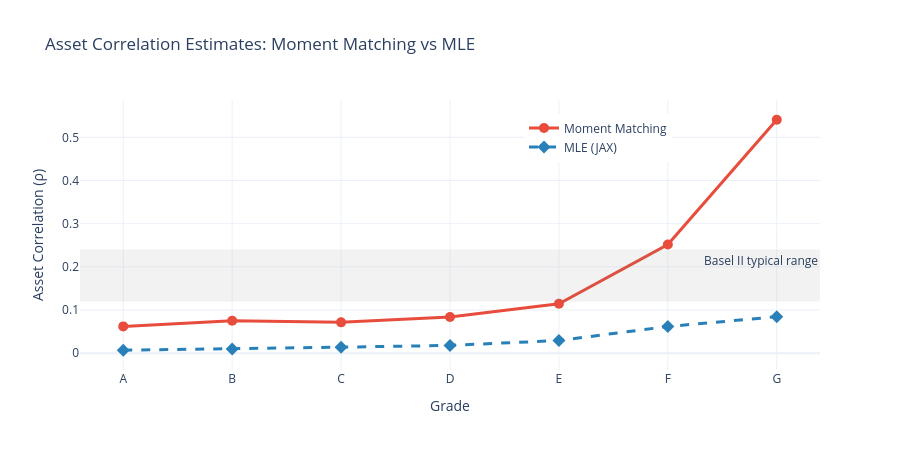

Notebook cell for this chart:
### Code cell
# Visualization: MLE vs moment-matching rho
# added Basel just because I thought it would be interesting
fig = go.Figure()

fig.add_trace(go.Scatter(
    x=grades, y=rho_moment,
    mode='lines+markers', name='Moment Matching',
    line=dict(color='#e74c3c', width=3), marker=dict(size=10)
))
fig.add_trace(go.Scatter(
    x=grades, y=rho_mle_arr,
    mode='lines+markers', name='MLE (JAX)',
    line=dict(color='#2980b9', width=3, dash='dash'), marker=dict(size=10, symbol='diamond')
))

fig.add_hrect(y0=0.12, y1=0.24, line_width=0, fillcolor="gray", opacity=0.1,
              annotation_text="Basel II typical range", annotation_position="top right")

fig.update_layout(
    title="Asset Correlation Estimates: Moment Matching vs MLE",
    xaxis_title="Grade",
    yaxis_title="Asset Correlation (ρ)",
    template="plotly_white", height=450,
    legend=dict(x=0.6, y=0.95),
    xaxis=dict(categoryorder='array', categoryarray=grades)
)

fig.show()

### Figure 1 — Plotly figure (JSON) as saved in the notebook; plotly's stock layout.template omitted (floating-point values rounded to 4 significant figures)
{"data": [{"line": {"color": "#e74c3c", "width": 3}, "marker": {"size": 10}, "mode": "lines+markers", "name": "Moment Matching", "type": "scatter", "x": ["A", "B", "C", "D", "E", "F", "G"], "y": [0.06207, 0.07531, 0.07145, 0.08387, 0.1146, 0.2517, 0.5407]}, {"line": {"color": "#2980b9", "dash": "dash", "width": 3}, "marker": {"size": 10, "symbol": "diamond"}, "mode": "lines+markers", "name": "MLE (JAX)", "type": "scatter", "x": ["A", "B", "C", "D", "E", "F", "G"], "y": [0.00686, 0.009735, 0.014, 0.0181, 0.02945, 0.06184, 0.08446]}], "layout": {"annotations": [{"showarrow": false, "text": "Basel II typical range", "x": 1, "xanchor": "right", "xref": "x domain", "y": 0.24, "yanchor": "top", "yref": "y"}], "height": 450, "legend": {"x": 0.6, "y": 0.95}, "shapes": [{"fillcolor": "gray", "line": {"width": 0}, "opacity": 0.1, "type": "rect", "x0": 0, "x1": 1, "xref": "x domain", "y0": 0.12, "y1": 0.24, "yref": "y"}], "title": {"text": "Asset Correlation Estimates: Moment Matching vs MLE"}, "xaxis": {"categoryarray": ["A", "B", "C", "D", "E", "F", "G"], "categoryorder": "array", "title": {"text": "Grade"}}, "yaxis": {"title": {"text": "Asset Correlation (ρ)"}}}}
